Frame 1 (no input): blank canvas, image omitted
Frame 60 (the mouse pressed at the canvas centre just before this capture): blank canvas, image omitted
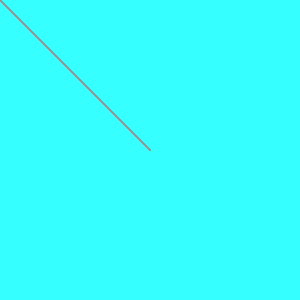
Frame 120 (the mouse held since frame 60 and released just before this capture)

The Processing sketch whose frames 1 and 60 were blank and that drew this single picture after the mouse press (run headless with seeded random() and noise(); from frame 60 on, the mouse is pressed at the canvas centre):

// Processing sketch: processing_182169
// ── processing_182169.pde

void setup() {
size(300,300);
background(54, 255, 255);
}
 
void draw() {
stroke(mouseX, mouseY);
line(0, 0, mouseX, mouseY);
}
